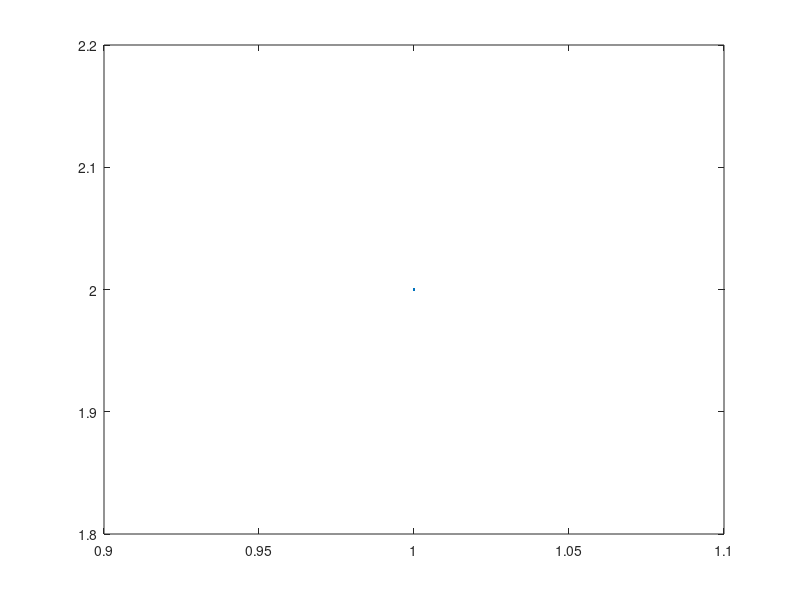

The MATLAB script that drew this image: (Note: this script raises an error after producing the figure.)
fig = figure
plot(1,2)
% roi1 = imfreehand;
% roi2 = imfreehand;

roi1 = handle;
roi2 = handle;
ra = [roi1, roi2]
rc = {roi1, roi2}

